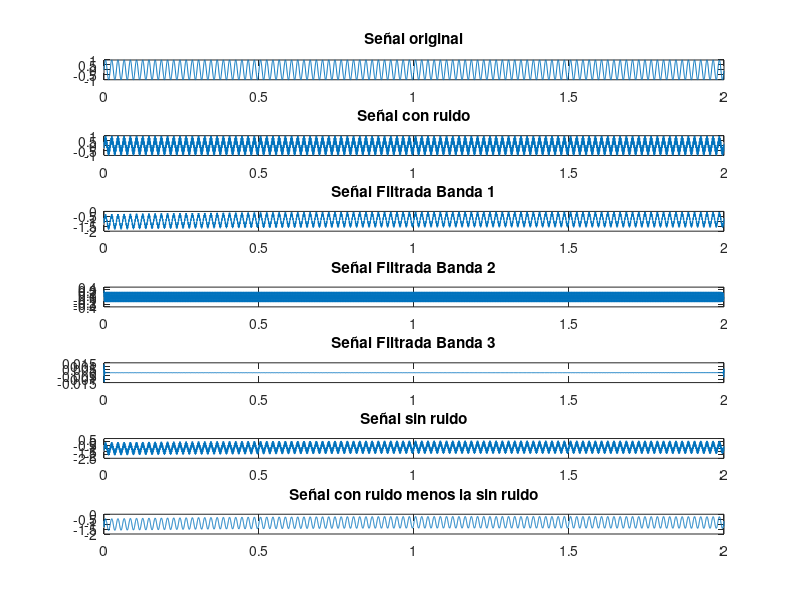

MATLAB code for this plot:
% Parámetros del sistema
fs = 3000; % Frecuencia de muestreo (Hz)
f1 = 50; % Frecuencia de la señal limpia (Hz)
f2 = 2000; % Frecuencia del ruido (Hz)
T = 2; % Duración de la señal (segundos)

% Generación de señal limpia
t = 0:1/fs:T-1/fs; % Vector de tiempo
clean_signal = sin(2*pi*f1*t); % Señal senoidal limpia
noise = 0.5*sin(2*pi*f2*t); % Ruido senoidal
noise_2= 0.7*cos(2*pi*500*t);% Ruido 2 senoidal
noise_3= 0.2*sin(2*pi*10*t);% Ruido 3 senoidal

% Señal con ruido
noisy_signal = clean_signal+noise_2;

% División en bandas de frecuencia
num_bands = 3; % Número de bandas de frecuencia
frequencies = linspace(0, fs/2, num_bands+1); % Frecuencias de corte de las bandas
filtered_signals = cell(1, num_bands); % Celdas para almacenar las señales filtradas
max_signal = max(noisy_signal);
min_signal = min(noisy_signal);
if abs(min_signal) > max_signal
    max_signal = abs(min_signal);
end
noisy_signal = noisy_signal / max_signal;
cutoff_low = max(frequencies(1), 0.0000001);
for i = 1:num_bands
    % Diseño del filtro IIR para cada banda de frecuencia
    cutoff_low = frequencies(i); % Frecuencia de corte inferior
    cutoff_high = min(frequencies(i+1)); % Frecuencia de corte superior
    
    Wp = [cutoff_low cutoff_high] / (fs/2); % Frecuencias de corte normalizadas
    if Wp(1) == 0
        Wp(1) = 0.000001;
    elseif Wp(2) == 1
        Wp(2) = 0.999999;
    end
    
    filter_order = 4; % Orden del filtro IIR (puedes ajustarlo según sea necesario)
    [b, a] = butter(filter_order, Wp, 'bandpass'); % Coeficientes del filtro IIR
    
    % Almacenar los coeficientes del filtro en la celda correspondiente
    filtered_signals{i} = filtfilt(b, a, noisy_signal);
    
end
prueba=filtered_signals{1}-filtered_signals{2};
% Combinación de las señales filtradas de las bandas de frecuencia
denoised_signal = sum(cat(3, filtered_signals{:}), 3);


% Señal final filtrada
filtered_signal = noisy_signal - denoised_signal;


% Aumentar el volumen de la señal filtrada
amplification_factor = 1; % Factor de amplificación (ajusta según sea necesario)
filtered_signal_amplified = filtered_signal * amplification_factor;

% Gráficos de las señales
figure;

subplot(num_bands+4, 1, 1);
plot(t, clean_signal);
title('Señal original');

subplot(num_bands+4, 1, 2);
plot(t, noisy_signal);
title('Señal con ruido');

for i = 1:num_bands
    subplot(num_bands+4, 1, i+2);
    plot(t, filtered_signals{i});
    title(sprintf('Señal Filtrada Banda %d', i));
end

subplot(num_bands+4, 1, num_bands+3);
plot(t, denoised_signal);
title('Señal sin ruido');

subplot(num_bands+4, 1,num_bands+4);
plot(t,prueba);
title('Señal con ruido menos la sin ruido');
